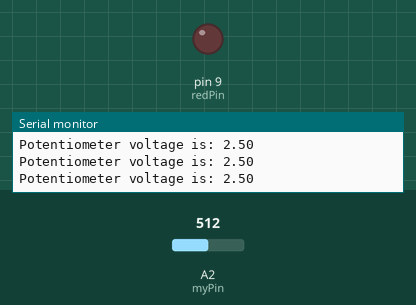
The sketch below on a simulated Arduino Uno, built with avr-gcc and run on an emulated ATmega328P. Parts: output pins drawn as LEDs (lit = HIGH), the last lines printed to the serial monitor. Inputs (shaded band) come from the test bench; at power-on: A2 (myPin) = 512.

Above: at 1.2 s.
1.3 s: A2 (myPin) set to 802
2.8 s: A2 (myPin) set to 829
At 4.2 s:
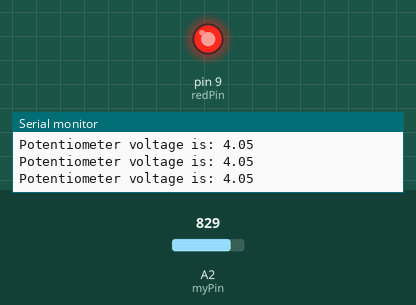
4.5 s: A2 (myPin) set to 716
At 5.7 s:
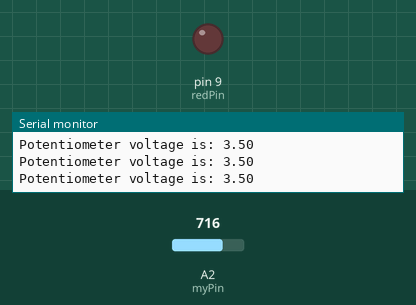
6.0 s: A2 (myPin) set to 900
At 7.0 s:
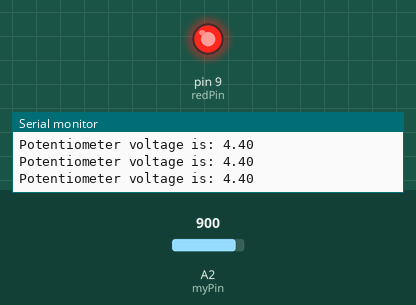
Timing chart, 0 to 8.5 s (numbered marks = the images above; inputs shaded):
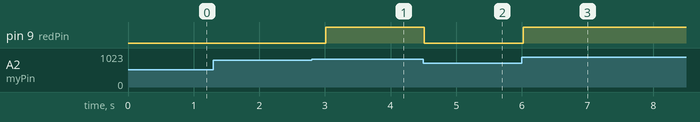

The sketch:

ifStatements.ino
```cpp
int myPin=A2;
int redPin=9;
int readVal;
float v2;
int dt=250;

void setup() {
Serial.begin(9600);
pinMode(redPin, OUTPUT);
}

void loop() {
readVal=analogRead(myPin);
v2=(5./1023.)*readVal;

Serial.print("Potentiometer voltage is: ");
Serial.println(v2);
if(v2<4.0){
  digitalWrite(redPin,LOW);
}else{
  digitalWrite(redPin,HIGH);
}

delay(dt);
}
```

Measured:
- the behaviour switches between 818 and 819 on A2 (myPin) (found by bisection; images 0 and 1)
- after the input at 2.8 s, pin 9 (redPin): LOW → HIGH after 0.21 s
- after the input at 4.5 s, pin 9 (redPin): HIGH → LOW at once
- after the input at 6.0 s, pin 9 (redPin): LOW → HIGH at once
